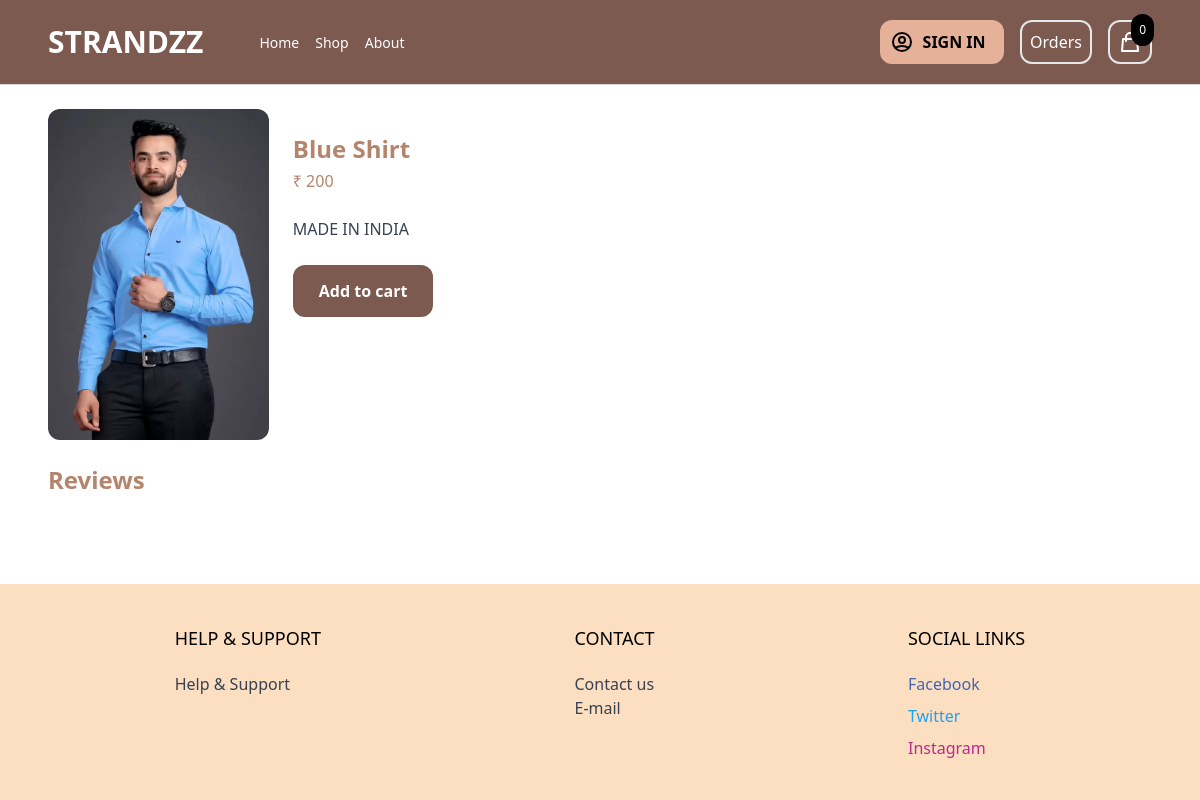
/shop/Bshirt/, run on the app's committed database.
### product/models.py (models this page shows, shortened)
class Product(models.Model):
    category = models.ForeignKey(Category, related_name='products', on_delete=models.CASCADE)
    Trending = models.BooleanField()
    name = models.CharField(max_length=255)
    slug = models.SlugField()
    description = models.TextField(blank=True, null=True)
    price = models.IntegerField()
    created_at = models.DateTimeField(auto_now_add=True)
    image = models.ImageField(upload_to='uploads/', blank=True, null=True)
    thumbnail = models.ImageField(upload_to='uploads/', blank=True, null=True)
    class Meta:
        ordering = ('-created_at',)
    def get_display_price(self):
        return self.price
    def get_rating(self):
        reviews_total = 0
        for review in self.reviews.all():
            reviews_total += review.rating
        if reviews_total > 0:
            return reviews_total / self.reviews.count()
        return 0

### product/views.py (the view, shortened to what this page needs)
# urls.py: path('shop/<slug:slug>/', product, name='product'),
def product(request, slug):
    product = get_object_or_404(Product, slug=slug)
    return render(request, 'product/product.html', {'product': product})

### cart/cart.py (called while the page is built)
    def __len__(self):
        return sum(item['quantity'] for item in self.cart.values())

### cart/context_processors.py (called while the page is built)
def cart(request):
    return {'cart': Cart(request)}

### product/templates/product/product.html (shortened to what this page needs)
{% extends 'core/base.html' %}
{% block content %}
<div class="max-w-6xl mx-auto flex flex-wrap py-6 px-6 xl:px-0">
    <div class="images w-full mb-6 lg:mb-0 lg:w-1/5">
        <img
            class="rounded-xl"
            src="{% if product.image %}{{ product.image.url }}{% else %}https://via.placeholder.com/240x240x.jpg{% endif %}"
        >
    </div>
    <div class="information w-full lg:w-2/5 lg:p-6">
        <h1 class="text-2xl text-[#B4846C] font-bold">{{ product.name }}</h1>
        <p class="mt-1 text-[#B4846C]">₹ {{ product.get_display_price }}</p>
        {% if product.description %}
            <p class="mt-6 text-gray-700">
                {{ product.description }}
            </p>
        {% endif %}
        <a
            href="#"
            class="mt-6 inline-block px-6 py-3 rounded-xl bg-[#7D5A50] hover:bg-[#FFFFFF] text-[#FFFFFF] hover:text-[#7D5A50] border-2 border-[#7D5A50] font-bold"
            hx-get="{% url 'add_to_cart' product.id %}"
            hx-target="#menu-cart-button"
            hx-swap="outerHTML"
        >
            Add to cart
        </a>
    </div>
    <div class="w-full mt-6">
            <h2 class="text-2xl text-[#B4846C] font-bold">Reviews</h2>
    </div>
</div>
{% endblock %}

### data on the page
Product: image (picture), name "Blue Shirt", get_display_price "200", description "MADE IN INDIA"

### other printed values
{{ cart|length }} "0"
